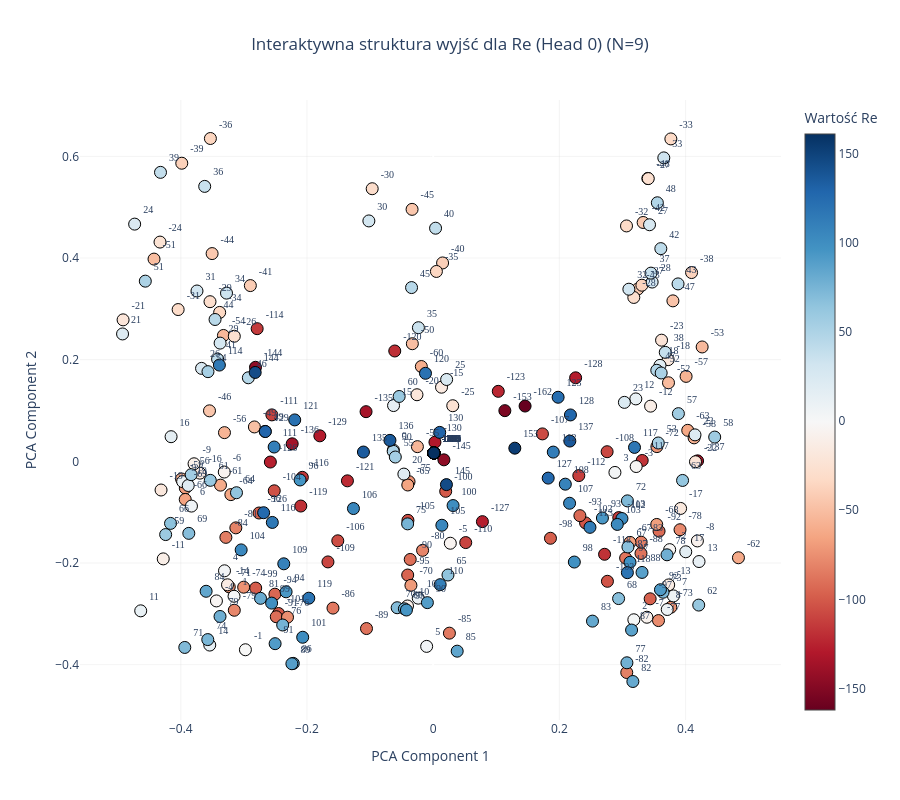
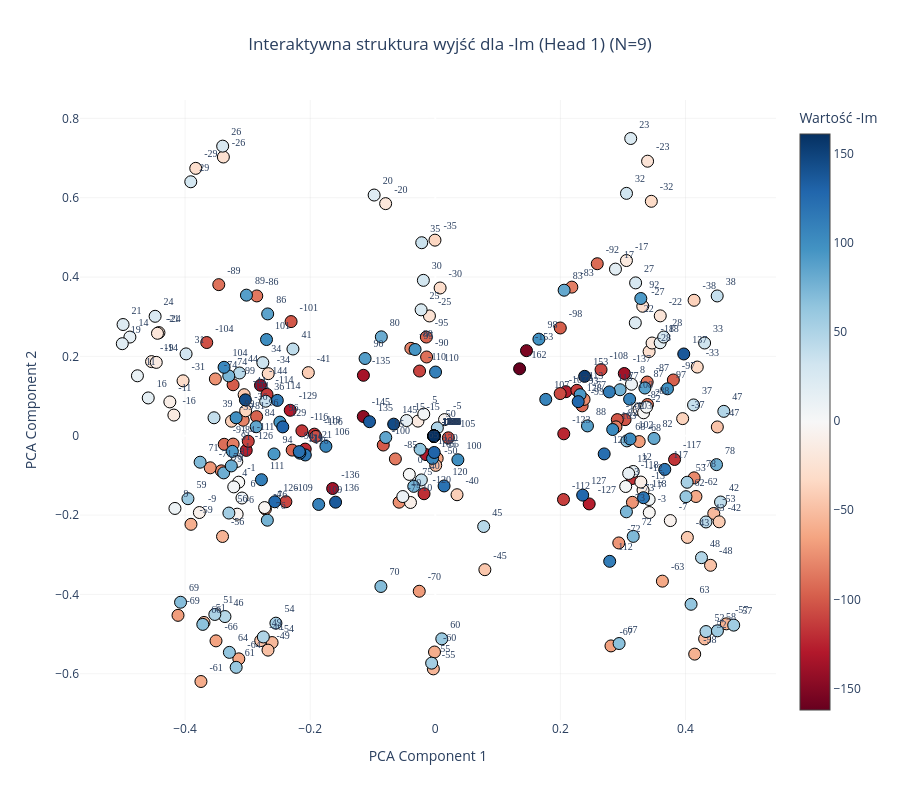
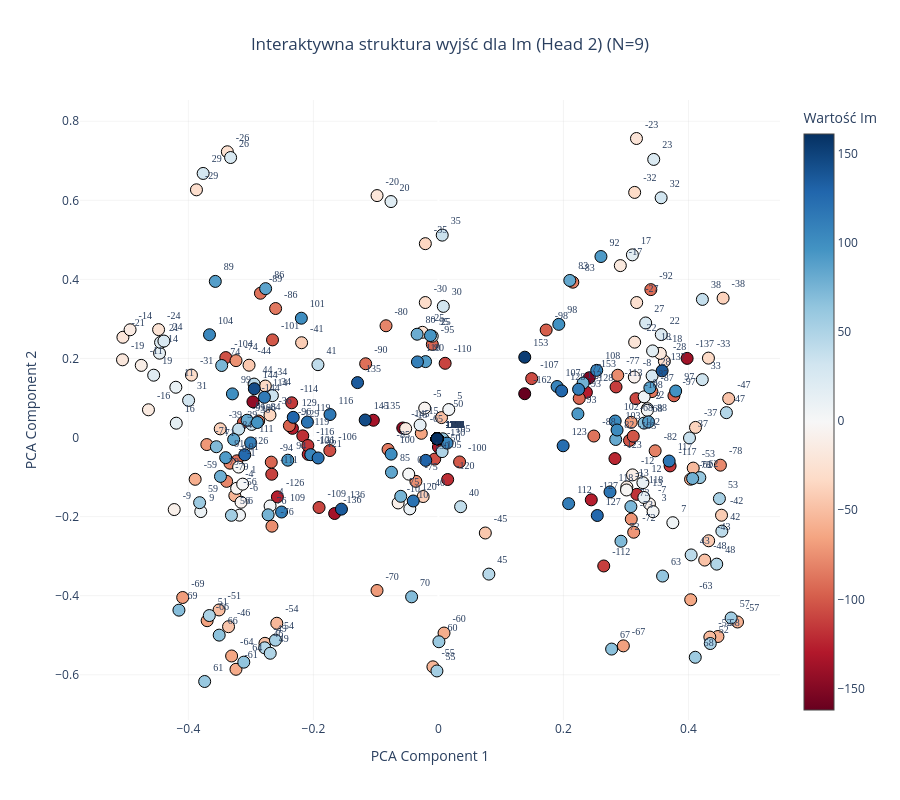
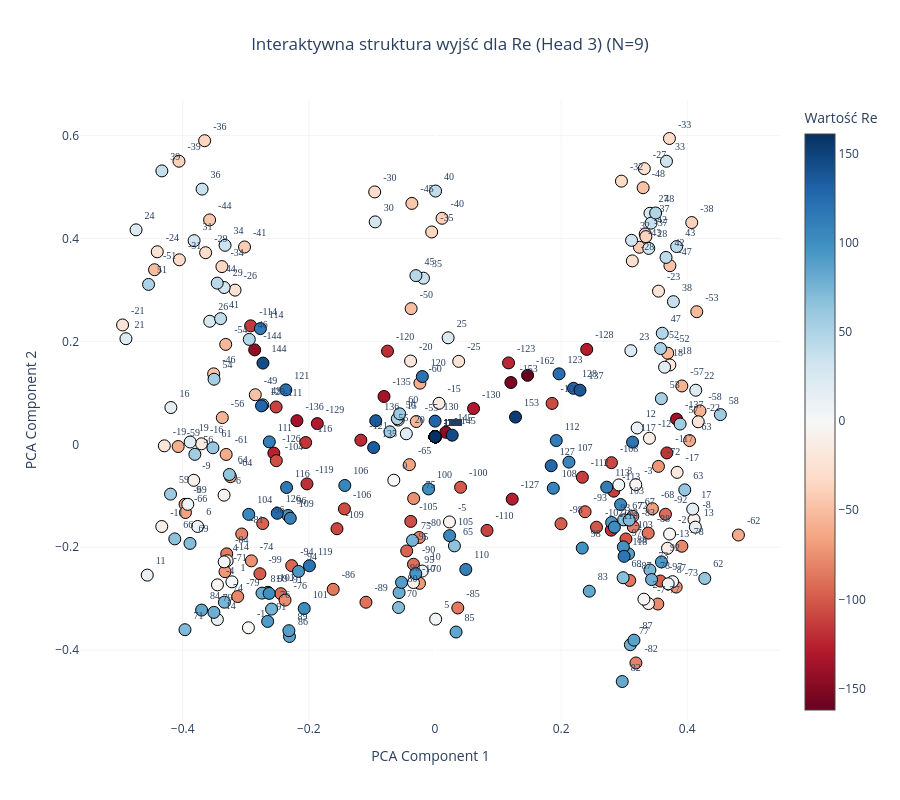

Notebook code for these charts, in order:
### Code cell
# Wizualizacja pierwszej głowicy rzeczywistej (Head 0)
plot_output_head_plotly(model, N=N, head_idx=0)

plot_output_head_plotly(model, N=N, head_idx=1)

# Wizualizacja głowicy urojonej (Head 2)
plot_output_head_plotly(model, N=N, head_idx=2)

plot_output_head_plotly(model, N=N, head_idx=3)

### Figure 1 — Plotly figure (JSON) as saved in the notebook; plotly's stock layout.template omitted (floating-point values rounded to 4 significant figures; data arrays with more than 128 entries replaced by an {"elided": "..."} marker saying what was removed)
{"data": [{"hoverinfo": "text", "hovertext": {"elided": "324 str values"}, "marker": {"color": {"elided": "324 int values"}, "colorbar": {"title": {"text": "Wartość Re"}}, "colorscale": [[0, "rgb(103,0,31)"], [0.1, "rgb(178,24,43)"], [0.2, "rgb(214,96,77)"], [0.3, "rgb(244,165,130)"], [0.4, "rgb(253,219,199)"], [0.5, "rgb(247,247,247)"], [0.6, "rgb(209,229,240)"], [0.7, "rgb(146,197,222)"], [0.8, "rgb(67,147,195)"], [0.9, "rgb(33,102,172)"], [1, "rgb(5,48,97)"]], "line": {"color": "Black", "width": 1}, "showscale": true, "size": 12}, "mode": "markers+text", "text": {"elided": "324 str values"}, "textfont": {"family": "Arial Black", "size": 10}, "textposition": "top right", "type": "scatter", "x": {"elided": "324 float values"}, "y": {"elided": "324 float values"}}], "layout": {"height": 800, "paper_bgcolor": "white", "plot_bgcolor": "white", "showlegend": false, "title": {"text": "Interaktywna struktura wyjść dla Re (Head 0) (N=9)", "x": 0.5, "xanchor": "center"}, "width": 900, "xaxis": {"gridcolor": "rgba(200,200,200,0.2)", "title": {"text": "PCA Component 1"}}, "yaxis": {"gridcolor": "rgba(200,200,200,0.2)", "title": {"text": "PCA Component 2"}}}}

### Figure 2 — Plotly figure (JSON) as saved in the notebook; plotly's stock layout.template omitted (floating-point values rounded to 4 significant figures; data arrays with more than 128 entries replaced by an {"elided": "..."} marker saying what was removed)
{"data": [{"hoverinfo": "text", "hovertext": {"elided": "324 str values"}, "marker": {"color": {"elided": "324 int values"}, "colorbar": {"title": {"text": "Wartość -Im"}}, "colorscale": [[0, "rgb(103,0,31)"], [0.1, "rgb(178,24,43)"], [0.2, "rgb(214,96,77)"], [0.3, "rgb(244,165,130)"], [0.4, "rgb(253,219,199)"], [0.5, "rgb(247,247,247)"], [0.6, "rgb(209,229,240)"], [0.7, "rgb(146,197,222)"], [0.8, "rgb(67,147,195)"], [0.9, "rgb(33,102,172)"], [1, "rgb(5,48,97)"]], "line": {"color": "Black", "width": 1}, "showscale": true, "size": 12}, "mode": "markers+text", "text": {"elided": "324 str values"}, "textfont": {"family": "Arial Black", "size": 10}, "textposition": "top right", "type": "scatter", "x": {"elided": "324 float values"}, "y": {"elided": "324 float values"}}], "layout": {"height": 800, "paper_bgcolor": "white", "plot_bgcolor": "white", "showlegend": false, "title": {"text": "Interaktywna struktura wyjść dla -Im (Head 1) (N=9)", "x": 0.5, "xanchor": "center"}, "width": 900, "xaxis": {"gridcolor": "rgba(200,200,200,0.2)", "title": {"text": "PCA Component 1"}}, "yaxis": {"gridcolor": "rgba(200,200,200,0.2)", "title": {"text": "PCA Component 2"}}}}

### Figure 3 — Plotly figure (JSON) as saved in the notebook; plotly's stock layout.template omitted (floating-point values rounded to 4 significant figures; data arrays with more than 128 entries replaced by an {"elided": "..."} marker saying what was removed)
{"data": [{"hoverinfo": "text", "hovertext": {"elided": "324 str values"}, "marker": {"color": {"elided": "324 int values"}, "colorbar": {"title": {"text": "Wartość Im"}}, "colorscale": [[0, "rgb(103,0,31)"], [0.1, "rgb(178,24,43)"], [0.2, "rgb(214,96,77)"], [0.3, "rgb(244,165,130)"], [0.4, "rgb(253,219,199)"], [0.5, "rgb(247,247,247)"], [0.6, "rgb(209,229,240)"], [0.7, "rgb(146,197,222)"], [0.8, "rgb(67,147,195)"], [0.9, "rgb(33,102,172)"], [1, "rgb(5,48,97)"]], "line": {"color": "Black", "width": 1}, "showscale": true, "size": 12}, "mode": "markers+text", "text": {"elided": "324 str values"}, "textfont": {"family": "Arial Black", "size": 10}, "textposition": "top right", "type": "scatter", "x": {"elided": "324 float values"}, "y": {"elided": "324 float values"}}], "layout": {"height": 800, "paper_bgcolor": "white", "plot_bgcolor": "white", "showlegend": false, "title": {"text": "Interaktywna struktura wyjść dla Im (Head 2) (N=9)", "x": 0.5, "xanchor": "center"}, "width": 900, "xaxis": {"gridcolor": "rgba(200,200,200,0.2)", "title": {"text": "PCA Component 1"}}, "yaxis": {"gridcolor": "rgba(200,200,200,0.2)", "title": {"text": "PCA Component 2"}}}}

### Figure 4 — Plotly figure (JSON) as saved in the notebook; plotly's stock layout.template omitted (floating-point values rounded to 4 significant figures; data arrays with more than 128 entries replaced by an {"elided": "..."} marker saying what was removed)
{"data": [{"hoverinfo": "text", "hovertext": {"elided": "324 str values"}, "marker": {"color": {"elided": "324 int values"}, "colorbar": {"title": {"text": "Wartość Re"}}, "colorscale": [[0, "rgb(103,0,31)"], [0.1, "rgb(178,24,43)"], [0.2, "rgb(214,96,77)"], [0.3, "rgb(244,165,130)"], [0.4, "rgb(253,219,199)"], [0.5, "rgb(247,247,247)"], [0.6, "rgb(209,229,240)"], [0.7, "rgb(146,197,222)"], [0.8, "rgb(67,147,195)"], [0.9, "rgb(33,102,172)"], [1, "rgb(5,48,97)"]], "line": {"color": "Black", "width": 1}, "showscale": true, "size": 12}, "mode": "markers+text", "text": {"elided": "324 str values"}, "textfont": {"family": "Arial Black", "size": 10}, "textposition": "top right", "type": "scatter", "x": {"elided": "324 float values"}, "y": {"elided": "324 float values"}}], "layout": {"height": 800, "paper_bgcolor": "white", "plot_bgcolor": "white", "showlegend": false, "title": {"text": "Interaktywna struktura wyjść dla Re (Head 3) (N=9)", "x": 0.5, "xanchor": "center"}, "width": 900, "xaxis": {"gridcolor": "rgba(200,200,200,0.2)", "title": {"text": "PCA Component 1"}}, "yaxis": {"gridcolor": "rgba(200,200,200,0.2)", "title": {"text": "PCA Component 2"}}}}
